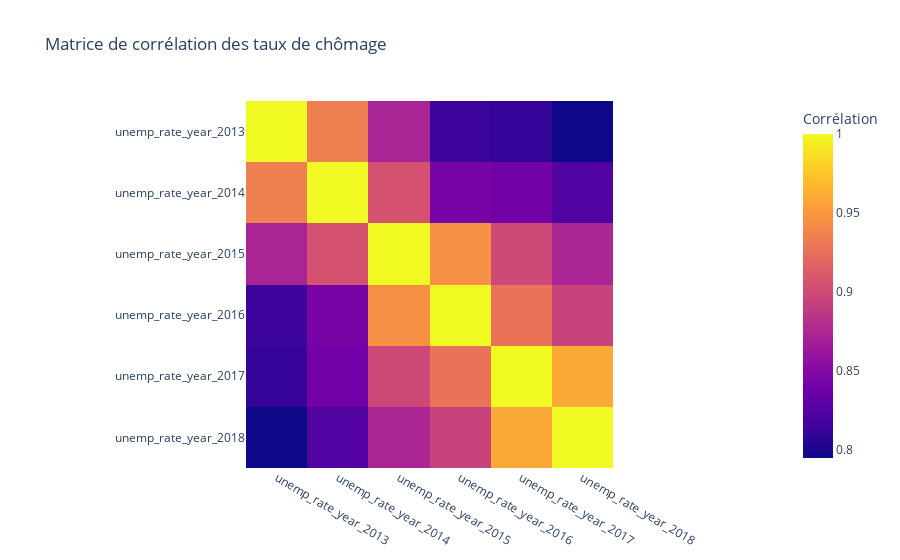

Here is the notebook cell this chart was saved with:
### Markdown cell above
## Comparaison des différentes années

Nous avons les données sur plusieurs années (entre 2013 et 2018, années de constitution de la base des incidents). Plutôt que faire une carte par année, nous allons vérifier que les données ne changent pas trop d'une année à l'autre, et que les tendances générales restent stables. Nous allons donc regarder les matrices de corrélation d'une même variable entre différentes années.

### Chômage

### Code cell
matrix = total_db_geo[["unemp_rate_year_2013", "unemp_rate_year_2014", "unemp_rate_year_2015", 
"unemp_rate_year_2016", "unemp_rate_year_2017", "unemp_rate_year_2018"]].corr()
fig = px.imshow(matrix, title= "Matrice de corrélation des taux de chômage", labels = {"color" : "Corrélation"})
fig.show()

### Figure 1 — Plotly figure (JSON) as saved in the notebook; plotly's stock layout.template omitted (floating-point values rounded to 4 significant figures)
{"data": [{"coloraxis": "coloraxis", "hovertemplate": "x: %{x}<br>y: %{y}<br>Corrélation: %{z}<extra></extra>", "name": "0", "type": "heatmap", "x": ["unemp_rate_year_2013", "unemp_rate_year_2014", "unemp_rate_year_2015", "unemp_rate_year_2016", "unemp_rate_year_2017", "unemp_rate_year_2018"], "xaxis": "x", "y": ["unemp_rate_year_2013", "unemp_rate_year_2014", "unemp_rate_year_2015", "unemp_rate_year_2016", "unemp_rate_year_2017", "unemp_rate_year_2018"], "yaxis": "y", "z": [[1, 0.9347, 0.8726, 0.8139, 0.8113, 0.795], [0.9347, 1, 0.9057, 0.8442, 0.8407, 0.8244], [0.8726, 0.9057, 1, 0.9452, 0.8991, 0.8738], [0.8139, 0.8442, 0.9452, 1, 0.9273, 0.895], [0.8113, 0.8407, 0.8991, 0.9273, 1, 0.9595], [0.795, 0.8244, 0.8738, 0.895, 0.9595, 1]]}], "layout": {"coloraxis": {"colorbar": {"title": {"text": "Corrélation"}}, "colorscale": [[0, "#0d0887"], [0.1111, "#46039f"], [0.2222, "#7201a8"], [0.3333, "#9c179e"], [0.4444, "#bd3786"], [0.5556, "#d8576b"], [0.6667, "#ed7953"], [0.7778, "#fb9f3a"], [0.8889, "#fdca26"], [1, "#f0f921"]]}, "title": {"text": "Matrice de corrélation des taux de chômage"}, "xaxis": {"anchor": "y", "constrain": "domain", "domain": [0, 1], "scaleanchor": "y"}, "yaxis": {"anchor": "x", "autorange": "reversed", "constrain": "domain", "domain": [0, 1]}}}
